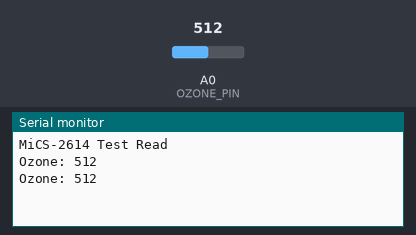
This sketch was run on a simulated Arduino Uno, built with avr-gcc and run on an emulated ATmega328P. Shown: the last lines printed to the serial monitor. The inputs (shaded band) are chosen by the test bench; at power-on: A0 (OZONE_PIN) = 512.

Above: at 1.8 s.
1.9 s: A0 (OZONE_PIN) set to 716
At 2.8 s:
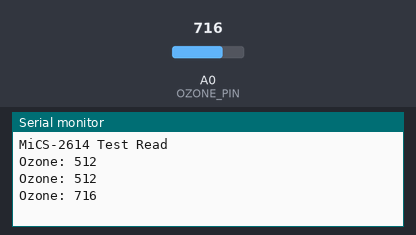
3.4 s: A0 (OZONE_PIN) set to 900
At 4.8 s:
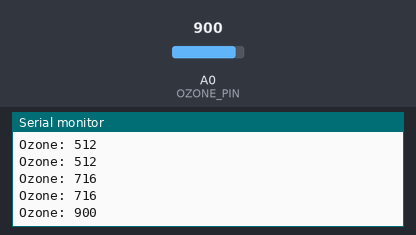
Timing chart, 0 to 6.4 s (numbered marks = the images above; inputs shaded):
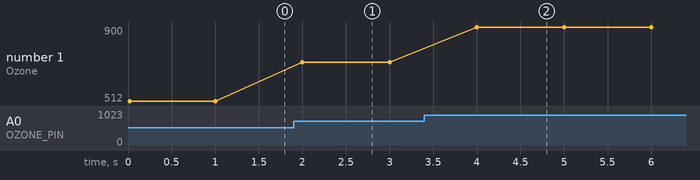

Measured:
- after the input at 1.9 s, the serial monitor: prints a new line after 0.10 s (image 1)
- after the input at 3.4 s, the serial monitor: prints a new line after 0.60 s (image 2)
- plotted number 1: 512 → 716 after the input at 1.9 s, 716 → 900 after the input at 3.4 s

The sketch:

MICS-2614_Test.ino
```cpp
#define OZONE_PIN  A0

int ozone_value = 0;

void setup() {

  // Initialize serial port
  Serial.begin(9600);
  Serial.println("MiCS-2614 Test Read");
}

void loop() {

  // Read analog value, print it out, and wait
  ozone_value = analogRead(OZONE_PIN);
  Serial.print("Ozone: ");
  Serial.println(ozone_value, DEC);
  delay(1000);
}
```
